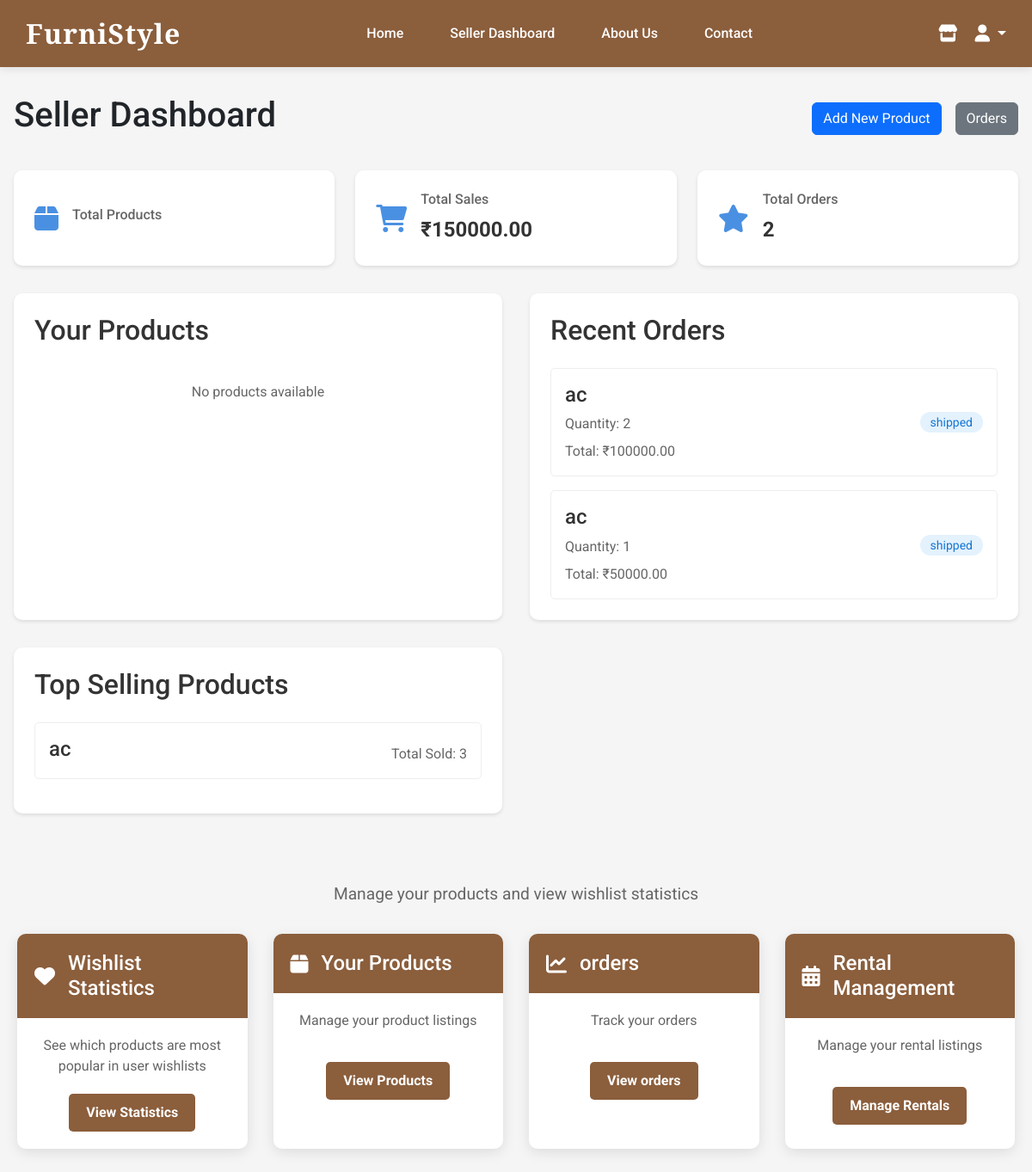
/seller-dashboard/ (signed in), run on the app's committed database.
### user/models.py (models this page shows, shortened)
class Product(models.Model):
    CATEGORY_CHOICES = [
        ('desks', 'Desks'),
        ('office-chairs', 'Office Chairs'),
        ('paintings', 'Paintings'),
        ('coffee-tables', 'Coffee Tables'),
        ('sofa-couches', 'Sofa and Couches'),
        ('bookshelves', 'Bookshelves'),
        ('side tables', 'Side Tables'),
        ('dining tables', 'Dining Tables'),
        ('dining chairs', 'Dining Chairs'),
        ('buffets and sideboards', 'Buffets and Sideboards'),
        ('bar carts', 'Bar Carts'),
        ('file cabinets', 'File Cabinets'),
        ('wall clocks', 'Wall Clocks'),
         ('doormats', 'Doormats'),
          ('fairy lights', 'Fairy Lights'),
          ('others', 'Others'),
    ]
    seller = models.ForeignKey(CustomUser, on_delete=models.CASCADE, related_name='products')
    name = models.CharField(max_length=100)
    description = models.TextField()
    price = models.DecimalField(max_digits=10, decimal_places=2)
    stock = models.IntegerField()
    image_url = models.URLField(blank=True)
    category = models.CharField(max_length=50, choices=CATEGORY_CHOICES)
    created_at = models.DateTimeField(auto_now_add=True)
    on_sale = models.BooleanField(default=False)
    sale_price = models.DecimalField(max_digits=10, decimal_places=2, null=True, blank=True)

class Order(models.Model):
    buyer = models.ForeignKey( CustomUser, on_delete=models.CASCADE, related_name='orders')
    created_at = models.DateTimeField(auto_now_add=True)
    total = models.DecimalField(max_digits=10, decimal_places=2)
    payment_method = models.CharField(max_length=50)
    address = models.TextField()
    latitude = models.FloatField(null=True, blank=True)
    longitude = models.FloatField(null=True, blank=True)
    tracking_number = models.CharField(max_length=50, null=True, blank=True)
    status = models.CharField(
        max_length=20,
        choices=[
            ('pending', 'Pending'),
            ('processing', 'Processing'),
            ('shipped', 'Shipped'),
            ('out_for_delivery', 'Out for Delivery'),
            ('delivered', 'Delivered'),
            ('cancelled', 'Cancelled')
        ],
        default='pending'
    )
    estimated_delivery = models.DateField(null=True, blank=True)

### user/views.py (the view, shortened to what this page needs)
# urls.py: path('seller-dashboard/', views.seller_dashboard, name='seller_dashboard'),
@login_required
def seller_dashboard(request):
    if request.user.role != 'seller':
        return redirect('homepage')
    try:
        response = requests.get('https://snehag.pythonanywhere.com/api/products')
        if response.status_code == 200:
            flask_products = response.json()
            seller_products = [
                product for product in flask_products
                if product.get('seller_username') == request.user.username
            ]
        else:
            seller_products = []
    except requests.exceptions.RequestException:
        seller_products = []
    recent_orders = []
    for order_item in OrderItem.objects.filter(
        product__seller=request.user
    ).select_related('order', 'product').order_by('-order__created_at')[:5]:
        total = float(order_item.product.price) * order_item.quantity
        recent_orders.append({
            'product': order_item.product,
            'quantity': order_item.quantity,
            'total': total,
            'order': order_item.order
        })
    total_sales = OrderItem.objects.filter(
        product__seller=request.user
    ).aggregate(
        total=Sum(F('product__price') * F('quantity'))
    )['total'] or 0
    top_products = OrderItem.objects.filter(
        product__seller=request.user
    ).values(
        'product__name'
    ).annotate(
        total=Sum('quantity')
    ).order_by('-total')[:5]
    products_with_stats = []
    context = {
        'products': seller_products,
        'products_with_stats': products_with_stats,
        'recent_orders': recent_orders,
        'total_sales': total_sales,
        'top_products': top_products,
    }
    return render(request, 'seller_dashboard.html', context)

### user/templates/seller_dashboard.html (shortened to what this page needs)
{% extends 'homepage.html' %}
{% load static %}
{% load custom_filters %}
{% block content %}
<div class="dashboard-container">
    <div class="dashboard-header">
        <h1>Seller Dashboard</h1>
        <div class="header-actions">
            <a href="{% url 'seller' %}" class="btn btn-primary">Add New Product</a>
            <a href="{% url 'seller_orders' %}" class="btn btn-secondary">Orders</a>
        </div>
    </div>
    <div class="dashboard-stats">
        <div class="stat-card">
            <i class="fas fa-box"></i>
            <div class="stat-info">
                <h3>Total Products</h3>
            </div>
        </div>
        <div class="stat-card">
            <i class="fas fa-shopping-cart"></i>
            <div class="stat-info">
                <h3>Total Sales</h3>
                <p>₹{{ total_sales|floatformat:2 }}</p>
            </div>
        </div>
        <div class="stat-card">
            <i class="fas fa-star"></i>
            <div class="stat-info">
                <h3>Total Orders</h3>
                <p>{{ recent_orders|length }}</p>
            </div>
        </div>
    </div>
    <div class="dashboard-content">
        <div class="content-section">
            <h2>Your Products</h2>
            <div class="products-list">
                {% for product_stat in products_with_stats %}
                <div class="product-item">
                    <div class="product-info">
                        <h4>{{ product_stat.product.name }}</h4>
                        <p>Price: ₹{{ product_stat.product.price }}</p>
                        <p>Stock: {{ product_stat.product.stock }}</p>
                        <p>Total Orders: {{ product_stat.total_orders }}</p>
                        <p>Total Sold: {{ product_stat.total_quantity }}</p>
                        <p>Total Revenue: ₹{{ product_stat.total_revenue|floatformat:2 }}</p>
                        <p>Wishlist Count: {{ product_stat.wishlist_count }}</p>
                    </div>
                    <div class="product-actions">
                        <a href="{% url 'update_product' product_stat.product.id %}" class="btn btn-sm btn-primary">Edit</a>
                        <a href="{% url 'delete_product' product_stat.product.id %}" class="btn btn-sm btn-danger">Delete</a>
                    </div>
                </div>
                {% empty %}
                <p class="no-data">No products available</p>
                {% endfor %}
            </div>
        </div>
        <div class="content-section">
            <h2>Recent Orders</h2>
            <div class="orders-list">
                {% for order in recent_orders %}
                <div class="order-item">
                    <div class="order-info">
                        <h4>{{ order.product.name }}</h4>
                        <p>Quantity: {{ order.quantity }}</p>
                        <p>Total: ₹{{ order.total|floatformat:2 }}</p>
                    </div>
                    <div class="order-status">
                        <span class="status-badge">{{ order.order.status }}</span>
                    </div>
                </div>
                {% empty %}
                <p class="no-data">No recent orders</p>
                {% endfor %}
            </div>
        </div>
        <div class="content-section">
            <h2>Top Selling Products</h2>
            <div class="products-list">
                {% for product in top_products %}
                <div class="product-item">
                    <h4>{{ product.product__name }}</h4>
                    <p>Total Sold: {{ product.total }}</p>
                </div>
                {% empty %}
                <p class="no-data">No sales data available</p>
                {% endfor %}
            </div>
        </div>
    </div>
</div>
<div class="seller-dashboard">
    <div class="dashboard-header">
        <p style="margin: auto;">Manage your products and view wishlist statistics</p>
    </div>
    <div class="dashboard-grid">
        <div class="dashboard-card">
            <div class="card-header">
                <i class="fas fa-heart"></i>
                <h3>Wishlist Statistics</h3>
            </div>
            <div class="card-content">
                <p>See which products are most popular in user wishlists</p>
                <a href="{% url 'wishlist_statistics' %}" class="dashboard-btn">View Statistics</a>
            </div>
        </div>
        <div class="dashboard-card">
            <div class="card-header">
                <i class="fas fa-box"></i>
                <h3>Your Products</h3>
            </div>
            <div class="card-content">
                <p>Manage your product listings</p>
                <a href="{% url 'seller_product_list' %}" class="dashboard-btn">View Products</a>
            </div>
        </div>
        <div class="dashboard-card">
            <div class="card-header">
                <i class="fas fa-chart-line"></i>
                <h3>orders</h3>
            </div>
            <div class="card-content">
                <p>Track your orders</p>
                <a href="{% url 'seller_orders' %}" class="dashboard-btn">View orders</a>
            </div>
        </div>
        <div class="dashboard-card">
            <div class="card-header">
                <i class="fas fa-calendar-alt"></i>
                <h3>Rental Management</h3>
            </div>
            <div class="card-content">
                <p>Manage your rental listings</p>
                <a href="{% url 'rent:seller_listed_products' %}" class="dashboard-btn">Manage Rentals</a>
            </div>
        </div>
    </div>
</div>
{% endblock %}

### user/templates/homepage.html (style rules this page uses)
body { margin: 0; font-family: 'Roboto', sans-serif; background-color: #f5f5f5; }

### user/templates/seller_dashboard.html (style rules this page uses)
.seller-dashboard { margin: 80px auto; padding: 0 20px; max-width: 1200px; }
.dashboard-header { text-align: center; margin-bottom: 40px; }
.dashboard-header p { font-size: 1.2em; color: #666; }
.dashboard-grid { display: grid; grid-template-columns: repeat(auto-fit, minmax(250px, 1fr)); gap: 30px; }
.dashboard-card { background: white; border-radius: 10px; overflow: hidden; box-shadow: 0 4px 15px rgba(0, 0, 0, 0.1); transition: transform 0.3s ease, box-shadow 0.3s ease; }
.card-header { background: #8b5e3c; color: white; padding: 20px; display: flex; align-items: center; gap: 15px; }
.card-header i { font-size: 24px; }
.card-header h3 { margin: 0; font-size: 1.5em; }
.card-content { padding: 20px; text-align: center; }
.card-content p { color: #666; margin-bottom: 20px; min-height: 40px; }
.dashboard-btn { display: inline-block; background: #8b5e3c; color: white; padding: 10px 20px; border-radius: 5px; text-decoration: none; font-weight: bold; transition: background 0.3s ease; }
.dashboard-container { max-width: 1200px; margin: 2rem auto; padding: 0 1rem; }
.dashboard-header { display: flex; justify-content: space-between; align-items: center; margin-bottom: 2rem; }
.header-actions { display: flex; gap: 1rem; }
.dashboard-stats { display: grid; grid-template-columns: repeat(auto-fit, minmax(250px, 1fr)); gap: 1.5rem; margin-bottom: 2rem; }
.stat-card { background: white; padding: 1.5rem; border-radius: 10px; box-shadow: 0 2px 4px rgba(0,0,0,0.1); display: flex; align-items: center; gap: 1rem; }
.stat-card i { font-size: 2rem; color: #4a90e2; }
.stat-info h3 { margin: 0; font-size: 1rem; color: #666; }
.stat-info p { margin: 0.5rem 0 0; font-size: 1.5rem; font-weight: bold; color: #333; }
.dashboard-content { display: grid; grid-template-columns: repeat(auto-fit, minmax(400px, 1fr)); gap: 2rem; }
.content-section { background: white; padding: 1.5rem; border-radius: 10px; box-shadow: 0 2px 4px rgba(0,0,0,0.1); }
.content-section h2 { margin: 0 0 1.5rem; color: #333; }
.orders-list, .products-list { display: flex; flex-direction: column; gap: 1rem; }
.order-item, .product-item { padding: 1rem; border: 1px solid #eee; border-radius: 5px; display: flex; justify-content: space-between; align-items: center; }
.order-info h4, .product-item h4 { margin: 0; color: #333; }
.order-info p, .product-item p { margin: 0.5rem 0 0; color: #666; }
.status-badge { padding: 0.25rem 0.75rem; border-radius: 15px; background: #e3f2fd; color: #1976d2; font-size: 0.875rem; }
.no-data { color: #666; text-align: center; padding: 1rem; }
.product-item { padding: 1rem; border: 1px solid #eee; border-radius: 5px; margin-bottom: 1rem; display: flex; justify-content: space-between; align-items: flex-start; }

### data on the page
Product: product.name "ac", quantity "2", total "100000.00", order.status "shipped", quantity "1", total "50000.00"

### other printed values
{{ total_sales|floatformat:2 }} "150000.00"
{{ recent_orders|length }} "2"
{{ product.product__name }} "ac"
{{ product.total }} "3"
